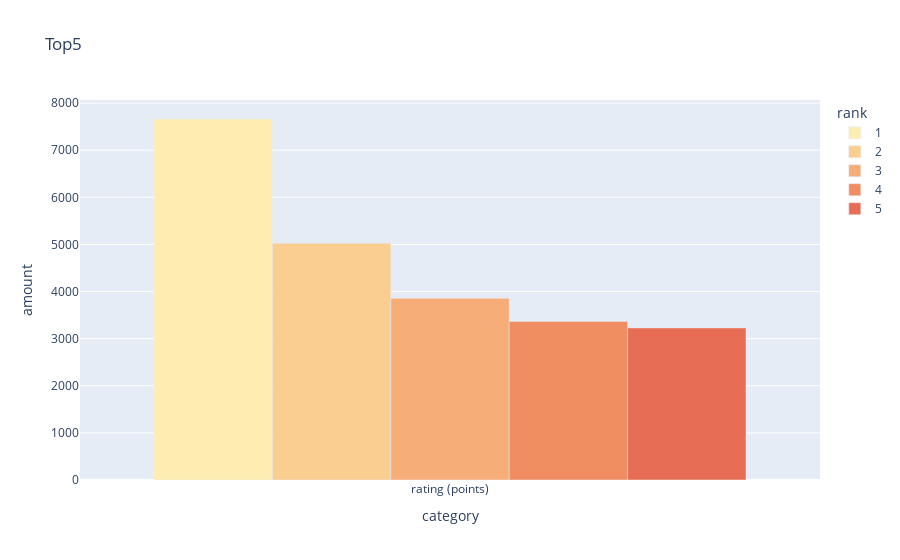

The notebook cell saved with this chart:
### Code cell
fig = px.bar(top5_df, x="category", y="amount", color="rank", color_discrete_sequence=px.colors.sequential.matter, barmode="group",
                  title="Top5", hover_name="title")
fig.show()

### Figure 1 — Plotly figure (JSON) as saved in the notebook; plotly's stock layout.template omitted (floating-point values rounded to 4 significant figures)
{"data": [{"alignmentgroup": "True", "hovertemplate": "<b>%{hovertext}</b><br><br>rank=1<br>category=%{x}<br>amount=%{y}<extra></extra>", "hovertext": ["SCP-173: \"The Original\""], "legendgroup": "1", "marker": {"color": "rgb(253, 237, 176)", "pattern": {"shape": ""}}, "name": "1", "offsetgroup": "1", "orientation": "v", "showlegend": true, "textposition": "auto", "type": "bar", "x": ["rating (points)"], "xaxis": "x", "y": [7663], "yaxis": "y"}, {"alignmentgroup": "True", "hovertemplate": "<b>%{hovertext}</b><br><br>rank=2<br>category=%{x}<br>amount=%{y}<extra></extra>", "hovertext": ["SCP-2521: \"●●|●●●●●|●●|●\""], "legendgroup": "2", "marker": {"color": "rgb(250, 205, 145)", "pattern": {"shape": ""}}, "name": "2", "offsetgroup": "2", "orientation": "v", "showlegend": true, "textposition": "auto", "type": "bar", "x": ["rating (points)"], "xaxis": "x", "y": [5027], "yaxis": "y"}, {"alignmentgroup": "True", "hovertemplate": "<b>%{hovertext}</b><br><br>rank=3<br>category=%{x}<br>amount=%{y}<extra></extra>", "hovertext": ["SCP-049: \"Plague Doctor\""], "legendgroup": "3", "marker": {"color": "rgb(246, 173, 119)", "pattern": {"shape": ""}}, "name": "3", "offsetgroup": "3", "orientation": "v", "showlegend": true, "textposition": "auto", "type": "bar", "x": ["rating (points)"], "xaxis": "x", "y": [3860], "yaxis": "y"}, {"alignmentgroup": "True", "hovertemplate": "<b>%{hovertext}</b><br><br>rank=4<br>category=%{x}<br>amount=%{y}<extra></extra>", "hovertext": ["SCP-055: \"[unknown]\""], "legendgroup": "4", "marker": {"color": "rgb(240, 142, 98)", "pattern": {"shape": ""}}, "name": "4", "offsetgroup": "4", "orientation": "v", "showlegend": true, "textposition": "auto", "type": "bar", "x": ["rating (points)"], "xaxis": "x", "y": [3364], "yaxis": "y"}, {"alignmentgroup": "True", "hovertemplate": "<b>%{hovertext}</b><br><br>rank=5<br>category=%{x}<br>amount=%{y}<extra></extra>", "hovertext": ["SCP-096: \"The \"Shy Guy\"\""], "legendgroup": "5", "marker": {"color": "rgb(231, 109, 84)", "pattern": {"shape": ""}}, "name": "5", "offsetgroup": "5", "orientation": "v", "showlegend": true, "textposition": "auto", "type": "bar", "x": ["rating (points)"], "xaxis": "x", "y": [3229], "yaxis": "y"}], "layout": {"autosize": true, "barmode": "group", "legend": {"title": {"text": "rank"}, "tracegroupgap": 0}, "title": {"text": "Top5"}, "xaxis": {"anchor": "y", "autorange": true, "domain": [0, 1], "range": [-0.5, 0.5], "title": {"text": "category"}, "type": "category"}, "yaxis": {"anchor": "x", "autorange": true, "domain": [0, 1], "range": [0, 8066.0], "title": {"text": "amount"}, "type": "linear"}}}
